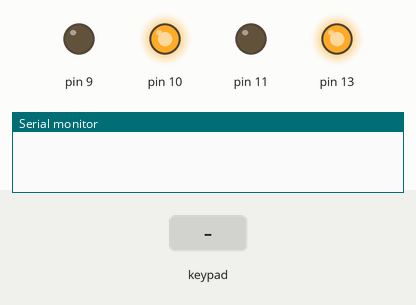
The sketch below on a simulated Arduino Uno, built with avr-gcc and run on an emulated ATmega328P. On the bench: output pins drawn as LEDs (lit = HIGH), the last lines printed to the serial monitor. The test bench sets the inputs (shaded band).

Above: at 1.2 s.
1.3 s: key '*' pressed
At 1.7 s:
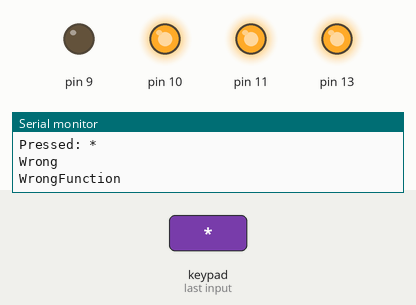
3.3 s: keypad keys 0 0 0 0 # pressed 0.4 s apart
At 5.9 s:
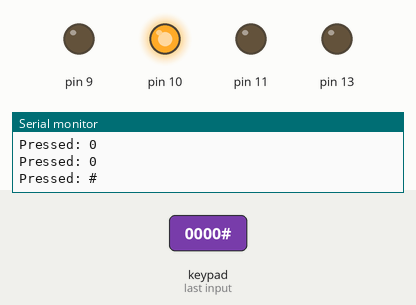
6.8 s: keypad keys 0 0 0 0 * pressed 0.4 s apart
At 9.6 s:
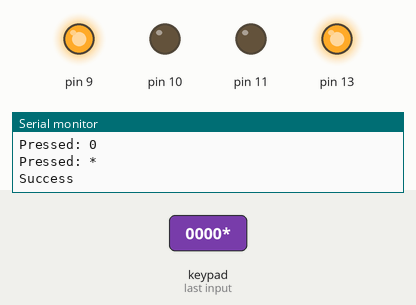
11.8 s: keypad keys 2 3 4 5 * pressed 0.4 s apart
At 13.8 s:
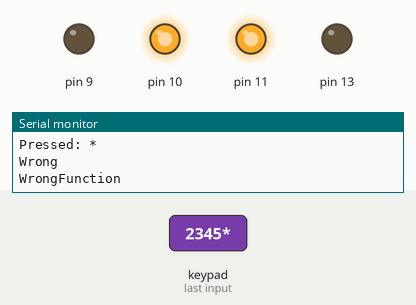
15.4 s: key '#' pressed
At 16.3 s:
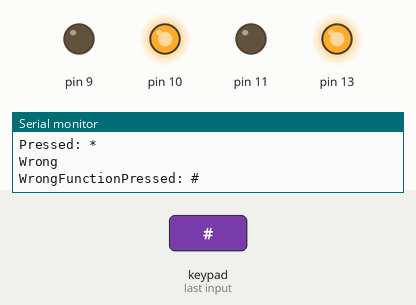
Timing chart, 0 to 17.9 s (numbered marks = the images above; inputs shaded):
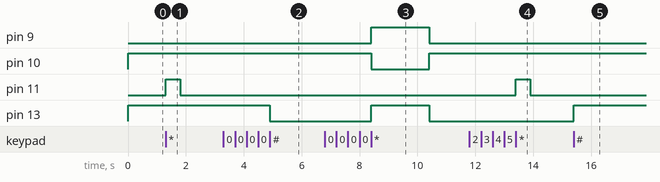

The sketch:

FlintGarageOpener.ino
```cpp
/*
||  Simple Password Entry Using Matrix Keypad
||  4/5/2012 Updates Nathan Sobieck: Nathan@Sobisource.com
||
*/


//* is to validate password
//# is to reset password attempt

/////////////////////////////////////////////////////////////////

#include <Password.h> //http://www.arduino.cc/playground/uploads/Code/Password.zip
#include <Keypad.h> //http://www.arduino.cc/playground/uploads/Code/Keypad.zip

Password password = Password( "0000" );

const byte ROWS = 4; //four rows
const byte COLS = 3; //three columns
char keys[ROWS][COLS] = {
  {'1','2','3'},
  {'4','5','6'},
  {'7','8','9'},
  {'*','0','#'}
};
byte rowPins[ROWS] = {2, 3, 4, 5}; //connect to the row pinouts of the keypad
byte colPins[COLS] = {6, 7, 8}; //connect to the column pinouts of the keypad
int DL=0;
long Timer;
long previousMillis = 0;
long interval = 1000*3;//60*5;  //1 sec, 1 min, 5 min
// Create the Keypad
Keypad keypad = Keypad( makeKeymap(keys), rowPins, colPins, ROWS, COLS );

void setup(){
 pinMode(13, OUTPUT);
 pinMode(11, OUTPUT);
 pinMode(10, OUTPUT);
 pinMode(9,OUTPUT);

 digitalWrite(13, HIGH);
 digitalWrite(10, HIGH);

  Serial.begin(9600);
  keypad.addEventListener(keypadEvent); //add an event listener for this keypad
}

void loop(){
  keypad.getKey();
}

//take care of some special events
void keypadEvent(KeypadEvent eKey){
  switch (keypad.getState()){
    case PRESSED:
	Serial.print("Pressed: ");
	Serial.println(eKey);
	switch (eKey){
	  case '*': checkPassword(); break;
	  case '#': password.reset();doorLight(); break;
    //case '0': doorLight();break;
	  //case '*'&&'#': doorLight(); break;
	  default: password.append(eKey);
     }
  }
}

void wrong(){
digitalWrite(9,LOW);
digitalWrite(11, HIGH);
Serial.print("WrongFunction");
}
void right(){
digitalWrite(9,HIGH);
digitalWrite(11, LOW);
}
void indicatorOff(int del){
  delay(del);
  digitalWrite(9,LOW);
  digitalWrite(11,LOW);
}
void checkPassword(){
  if (password.evaluate()){
    Serial.println("Success");
   right();

    digitalWrite(13, HIGH);

    digitalWrite(10, LOW);
    delay(2000);
    if (DL!=0){
    digitalWrite(13, LOW);
    DL=1;
    }
    digitalWrite(10, HIGH);
    indicatorOff(0);
  }else{
    Serial.println("Wrong");
    //add code to run if it did not work
  wrong();
  password.reset();
  indicatorOff(500);
  }
}
void doorLight(){
if (DL!=1){
  digitalWrite(13,LOW);
  DL=1;
}
else{
  digitalWrite(13,HIGH);
  DL=0;
}

}
//  digitalWrite(13,HIGH);
```

Measured:
- after the input at 1.3 s, pin 11: LOW → HIGH at once, → LOW 0.50 s later
- after the input at 3.3 s, pin 13: HIGH → LOW after 1.6 s
- after the input at 6.8 s, pin 9, pin 13: LOW → HIGH after 1.6 s, → LOW 2.0 s later; pin 10: HIGH → LOW after 1.6 s, → HIGH 2.0 s later
- after the input at 11.8 s, pin 11: LOW → HIGH after 1.6 s, → LOW 0.50 s later
- after the input at 15.4 s, pin 13: LOW → HIGH at once
